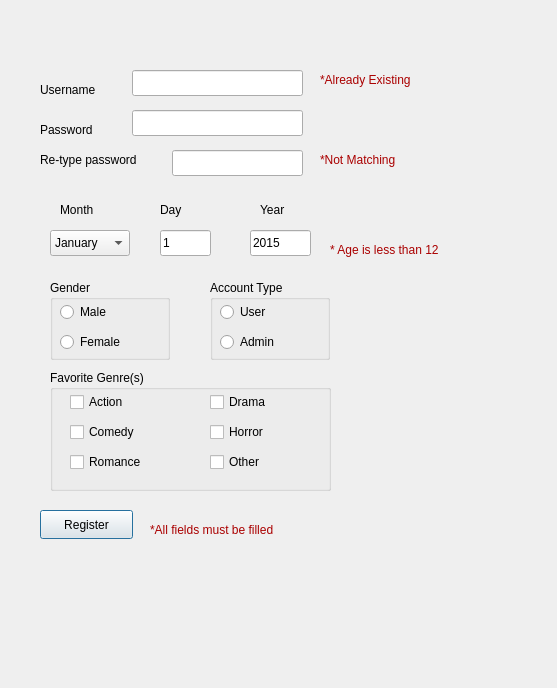
<?xml version="1.0" encoding="UTF-8"?>
<ui version="4.0">
 <class>RegisterWindow</class>
 <widget class="QDialog" name="RegisterWindow">
  <property name="geometry">
   <rect>
    <x>0</x>
    <y>0</y>
    <width>557</width>
    <height>688</height>
   </rect>
  </property>
  <property name="windowTitle">
   <string>Dialog</string>
  </property>
  <widget class="QLabel" name="Username">
   <property name="geometry">
    <rect>
     <x>40</x>
     <y>80</y>
     <width>101</width>
     <height>20</height>
    </rect>
   </property>
   <property name="text">
    <string>Username</string>
   </property>
  </widget>
  <widget class="QLabel" name="Password">
   <property name="geometry">
    <rect>
     <x>40</x>
     <y>120</y>
     <width>63</width>
     <height>20</height>
    </rect>
   </property>
   <property name="text">
    <string>Password</string>
   </property>
  </widget>
  <widget class="QLabel" name="Retypepassword">
   <property name="geometry">
    <rect>
     <x>40</x>
     <y>150</y>
     <width>131</width>
     <height>20</height>
    </rect>
   </property>
   <property name="text">
    <string>Re-type password</string>
   </property>
  </widget>
  <widget class="QLineEdit" name="Username_2">
   <property name="geometry">
    <rect>
     <x>132</x>
     <y>70</y>
     <width>171</width>
     <height>26</height>
    </rect>
   </property>
  </widget>
  <widget class="QLineEdit" name="password">
   <property name="geometry">
    <rect>
     <x>132</x>
     <y>110</y>
     <width>171</width>
     <height>26</height>
    </rect>
   </property>
  </widget>
  <widget class="QComboBox" name="month_2">
   <property name="geometry">
    <rect>
     <x>50</x>
     <y>230</y>
     <width>80</width>
     <height>26</height>
    </rect>
   </property>
   <item>
    <property name="text">
     <string>January</string>
    </property>
   </item>
   <item>
    <property name="text">
     <string>February</string>
    </property>
   </item>
   <item>
    <property name="text">
     <string>March</string>
    </property>
   </item>
   <item>
    <property name="text">
     <string>April</string>
    </property>
   </item>
   <item>
    <property name="text">
     <string>May</string>
    </property>
   </item>
   <item>
    <property name="text">
     <string>June</string>
    </property>
   </item>
   <item>
    <property name="text">
     <string>July</string>
    </property>
   </item>
   <item>
    <property name="text">
     <string>August</string>
    </property>
   </item>
   <item>
    <property name="text">
     <string>September</string>
    </property>
   </item>
   <item>
    <property name="text">
     <string>November</string>
    </property>
   </item>
   <item>
    <property name="text">
     <string>December</string>
    </property>
   </item>
   <item>
    <property name="text">
     <string/>
    </property>
   </item>
  </widget>
  <widget class="QLineEdit" name="retypepassword">
   <property name="geometry">
    <rect>
     <x>172</x>
     <y>150</y>
     <width>131</width>
     <height>26</height>
    </rect>
   </property>
  </widget>
  <widget class="QLabel" name="month">
   <property name="geometry">
    <rect>
     <x>60</x>
     <y>200</y>
     <width>63</width>
     <height>20</height>
    </rect>
   </property>
   <property name="text">
    <string>Month</string>
   </property>
  </widget>
  <widget class="QLabel" name="day">
   <property name="geometry">
    <rect>
     <x>160</x>
     <y>200</y>
     <width>63</width>
     <height>20</height>
    </rect>
   </property>
   <property name="text">
    <string>Day</string>
   </property>
  </widget>
  <widget class="QLabel" name="Year">
   <property name="geometry">
    <rect>
     <x>260</x>
     <y>200</y>
     <width>63</width>
     <height>20</height>
    </rect>
   </property>
   <property name="text">
    <string>Year</string>
   </property>
  </widget>
  <widget class="QLineEdit" name="day_2">
   <property name="geometry">
    <rect>
     <x>160</x>
     <y>230</y>
     <width>51</width>
     <height>26</height>
    </rect>
   </property>
   <property name="text">
    <string>1</string>
   </property>
  </widget>
  <widget class="QLineEdit" name="year">
   <property name="geometry">
    <rect>
     <x>250</x>
     <y>230</y>
     <width>61</width>
     <height>26</height>
    </rect>
   </property>
   <property name="text">
    <string>2015</string>
   </property>
  </widget>
  <widget class="QPushButton" name="Register">
   <property name="geometry">
    <rect>
     <x>40</x>
     <y>510</y>
     <width>93</width>
     <height>29</height>
    </rect>
   </property>
   <property name="text">
    <string>Register</string>
   </property>
  </widget>
  <widget class="QLabel" name="AlreadyExisting">
   <property name="geometry">
    <rect>
     <x>320</x>
     <y>70</y>
     <width>161</width>
     <height>20</height>
    </rect>
   </property>
   <property name="text">
    <string>&lt;html&gt;&lt;head/&gt;&lt;body&gt;&lt;p&gt;&lt;span style=&quot; color:#aa0000;&quot;&gt;*Already Existing&lt;/span&gt;&lt;/p&gt;&lt;/body&gt;&lt;/html&gt;</string>
   </property>
  </widget>
  <widget class="QLabel" name="notmatching">
   <property name="geometry">
    <rect>
     <x>320</x>
     <y>150</y>
     <width>131</width>
     <height>20</height>
    </rect>
   </property>
   <property name="text">
    <string>&lt;html&gt;&lt;head/&gt;&lt;body&gt;&lt;p&gt;&lt;span style=&quot; color:#aa0000;&quot;&gt;*Not Matching&lt;/span&gt;&lt;/p&gt;&lt;/body&gt;&lt;/html&gt;</string>
   </property>
  </widget>
  <widget class="QLabel" name="allfieldsmustbefilled">
   <property name="geometry">
    <rect>
     <x>150</x>
     <y>520</y>
     <width>181</width>
     <height>20</height>
    </rect>
   </property>
   <property name="text">
    <string>&lt;html&gt;&lt;head/&gt;&lt;body&gt;&lt;p&gt;&lt;span style=&quot; color:#aa0000;&quot;&gt;*All fields must be filled&lt;/span&gt;&lt;/p&gt;&lt;/body&gt;&lt;/html&gt;</string>
   </property>
  </widget>
  <widget class="QLabel" name="ageislessthan12">
   <property name="geometry">
    <rect>
     <x>330</x>
     <y>240</y>
     <width>151</width>
     <height>20</height>
    </rect>
   </property>
   <property name="text">
    <string>&lt;html&gt;&lt;head/&gt;&lt;body&gt;&lt;p&gt;&lt;span style=&quot; color:#aa0000;&quot;&gt;* Age is less than 12&lt;/span&gt;&lt;/p&gt;&lt;/body&gt;&lt;/html&gt;</string>
   </property>
  </widget>
  <widget class="QGroupBox" name="accountype">
   <property name="geometry">
    <rect>
     <x>210</x>
     <y>280</y>
     <width>120</width>
     <height>80</height>
    </rect>
   </property>
   <property name="title">
    <string>Account Type</string>
   </property>
   <widget class="QRadioButton" name="user">
    <property name="geometry">
     <rect>
      <x>10</x>
      <y>20</y>
      <width>110</width>
      <height>24</height>
     </rect>
    </property>
    <property name="text">
     <string>User</string>
    </property>
   </widget>
   <widget class="QRadioButton" name="admin">
    <property name="geometry">
     <rect>
      <x>10</x>
      <y>50</y>
      <width>110</width>
      <height>24</height>
     </rect>
    </property>
    <property name="text">
     <string>Admin</string>
    </property>
   </widget>
  </widget>
  <widget class="QGroupBox" name="gender">
   <property name="geometry">
    <rect>
     <x>50</x>
     <y>280</y>
     <width>120</width>
     <height>80</height>
    </rect>
   </property>
   <property name="title">
    <string>Gender</string>
   </property>
   <widget class="QRadioButton" name="male">
    <property name="geometry">
     <rect>
      <x>10</x>
      <y>20</y>
      <width>110</width>
      <height>24</height>
     </rect>
    </property>
    <property name="text">
     <string>Male</string>
    </property>
   </widget>
   <widget class="QRadioButton" name="female">
    <property name="geometry">
     <rect>
      <x>10</x>
      <y>50</y>
      <width>110</width>
      <height>24</height>
     </rect>
    </property>
    <property name="text">
     <string>Female</string>
    </property>
   </widget>
  </widget>
  <widget class="QGroupBox" name="favoritegenres">
   <property name="geometry">
    <rect>
     <x>50</x>
     <y>370</y>
     <width>281</width>
     <height>121</height>
    </rect>
   </property>
   <property name="title">
    <string>Favorite Genre(s)</string>
   </property>
   <widget class="QCheckBox" name="action">
    <property name="geometry">
     <rect>
      <x>20</x>
      <y>20</y>
      <width>91</width>
      <height>24</height>
     </rect>
    </property>
    <property name="text">
     <string>Action</string>
    </property>
   </widget>
   <widget class="QCheckBox" name="Comedy">
    <property name="geometry">
     <rect>
      <x>20</x>
      <y>50</y>
      <width>91</width>
      <height>24</height>
     </rect>
    </property>
    <property name="text">
     <string>Comedy</string>
    </property>
   </widget>
   <widget class="QCheckBox" name="Romance">
    <property name="geometry">
     <rect>
      <x>20</x>
      <y>80</y>
      <width>91</width>
      <height>24</height>
     </rect>
    </property>
    <property name="text">
     <string>Romance</string>
    </property>
   </widget>
   <widget class="QCheckBox" name="Drama">
    <property name="geometry">
     <rect>
      <x>160</x>
      <y>20</y>
      <width>91</width>
      <height>24</height>
     </rect>
    </property>
    <property name="text">
     <string>Drama</string>
    </property>
   </widget>
   <widget class="QCheckBox" name="other">
    <property name="geometry">
     <rect>
      <x>160</x>
      <y>80</y>
      <width>91</width>
      <height>24</height>
     </rect>
    </property>
    <property name="text">
     <string>Other</string>
    </property>
   </widget>
   <widget class="QCheckBox" name="Horror">
    <property name="geometry">
     <rect>
      <x>160</x>
      <y>50</y>
      <width>91</width>
      <height>24</height>
     </rect>
    </property>
    <property name="text">
     <string>Horror</string>
    </property>
   </widget>
  </widget>
 </widget>
 <resources/>
 <connections/>
</ui>
